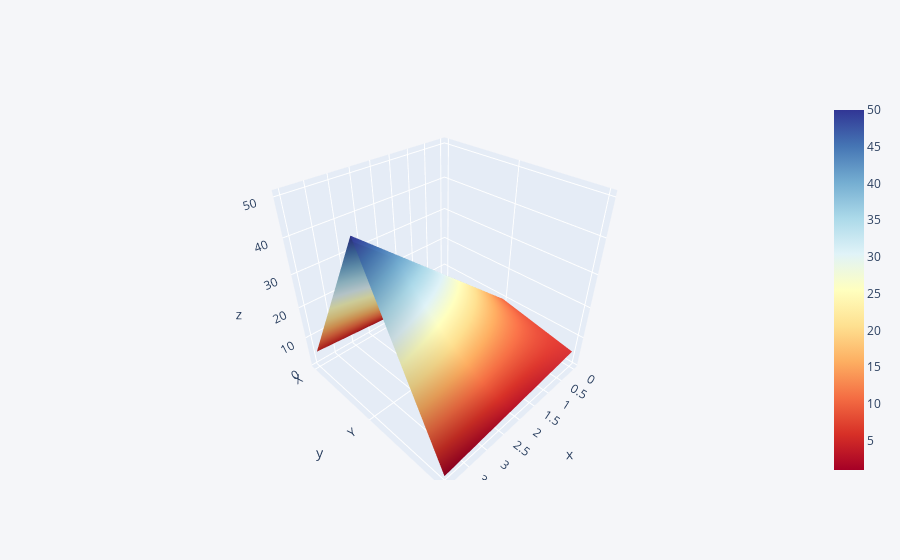

Notebook code for this chart:
### Code cell
df.iplot(kind = 'surface', colorscale= 'rdylbu')

### Figure 1 — Plotly figure (JSON) as saved in the notebook; plotly's stock layout.template omitted (floating-point values rounded to 4 significant figures)
{"data": [{"colorscale": [[0, "rgb(165,0,38)"], [0.1, "rgb(215,48,39)"], [0.2, "rgb(244,109,67)"], [0.3, "rgb(253,174,97)"], [0.4, "rgb(254,224,144)"], [0.5, "rgb(255,255,191)"], [0.6, "rgb(224,243,248)"], [0.7, "rgb(171,217,233)"], [0.8, "rgb(116,173,209)"], [0.9, "rgb(69,117,180)"], [1, "rgb(49,54,149)"]], "type": "surface", "x": [0, 1, 2, 3, 4], "y": ["X", "Y", "Z"], "z": [[1, 2, 3, 4, 5], [10, 20, 30, 40, 50], [5, 4, 3, 2, 1]]}], "layout": {"legend": {"bgcolor": "#F5F6F9", "font": {"color": "#4D5663"}}, "paper_bgcolor": "#F5F6F9", "plot_bgcolor": "#F5F6F9", "title": {"font": {"color": "#4D5663"}}, "xaxis": {"gridcolor": "#E1E5ED", "showgrid": true, "tickfont": {"color": "#4D5663"}, "title": {"font": {"color": "#4D5663"}, "text": ""}, "zerolinecolor": "#E1E5ED"}, "yaxis": {"gridcolor": "#E1E5ED", "showgrid": true, "tickfont": {"color": "#4D5663"}, "title": {"font": {"color": "#4D5663"}, "text": ""}, "zerolinecolor": "#E1E5ED"}}}
